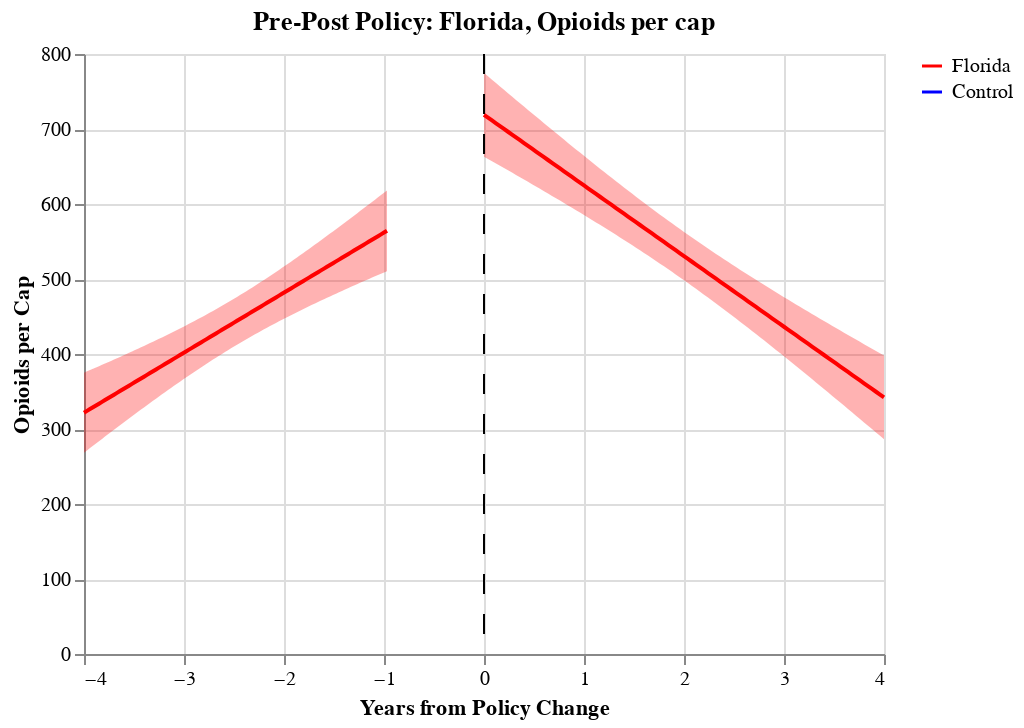

The code cell stored with this chart in its notebook:
### Code cell
# florida buyers pre/post plot
# Stuffs for making legends
legend = alt.Chart(fl_opi_before).transform_calculate(fl= "'Florida'", control="'control'")
scale = alt.Scale(domain=["Florida", "Control"], range=['red', 'blue'])

before = alt.Chart(
    fl_opi_before, title="Pre-Post Policy: Florida, Opioids per cap"
).encode(x="policy_years", y=alt.Y("MME_per_cap", title="Opioids per Cap"), color=alt.Color('fl:N', scale=scale, title=''))

base = before.transform_regression("policy_years", "MME_per_cap").mark_line()


after = alt.Chart(
    fl_opi_after, title="Pre-Post Policy: Florida, Opioids per cap"
).encode(x="policy_years", y="MME_per_cap", color=alt.Color('control:N', scale=scale, title=''))

base2 = after.transform_regression("policy_years", "MME_per_cap").mark_line()

fit, before_line = get_reg_fit(
    fl_opi_before[fl_opi_before["is_control"] == 1],
    yvar="MME_per_cap",
    xvar="policy_years",
    alpha=0.05,
    col="blue",
)
fit, before_line2 = get_reg_fit(
    fl_opi_before[fl_opi_before["is_control"] == 0],
    yvar="MME_per_cap",
    xvar="policy_years",
    alpha=0.05,
    col="red"
)
fit, after_line = get_reg_fit(
    fl_opi_after[fl_opi_after["is_control"] == 1],
    yvar="MME_per_cap",
    xvar="policy_years",
    alpha=0.05,
    col="blue",
)
fit, after_line2 = get_reg_fit(
    fl_opi_after[fl_opi_after["is_control"] == 0],
    yvar="MME_per_cap",
    xvar="policy_years",
    alpha=0.05,
    col="red"
)

fl_pre_post = base + before_line2 + after_line2 +sep_line
fl_pre_post

### Figure 1 — Vega-Lite specification as saved in the notebook (floating-point values rounded to 4 significant figures; data arrays with more than 128 entries replaced by an {"elided": "..."} marker saying what was removed)
{"config": {"view": {"continuousWidth": 400, "continuousHeight": 300}}, "layer": [{"data": {"name": "data-6cacce41ce58bab3548155d724c77c57"}, "mark": "line", "encoding": {"color": {"type": "nominal", "field": "fl", "scale": {"domain": ["Florida", "Control"], "range": ["red", "blue"]}, "title": ""}, "x": {"type": "quantitative", "field": "policy_years"}, "y": {"type": "quantitative", "field": "MME_per_cap", "title": "Opioids per Cap"}}, "title": "Pre-Post Policy: Florida, Opioids per cap", "transform": [{"on": "policy_years", "regression": "MME_per_cap"}]}, {"layer": [{"mark": {"type": "errorband", "color": "red"}, "encoding": {"x": {"type": "quantitative", "field": "policy_years"}, "y": {"type": "quantitative", "field": "ci_low", "title": ""}, "y2": {"field": "ci_high"}}}, {"mark": {"type": "line", "color": "red"}, "encoding": {"x": {"type": "quantitative", "axis": {"title": "Years from Policy Change"}, "field": "policy_years"}, "y": {"type": "quantitative", "axis": {"title": ""}, "field": "MME_per_cap"}}}], "data": {"name": "data-e86e39f4bb7c2039b951d828ef9872ab"}}, {"layer": [{"mark": {"type": "errorband", "color": "red"}, "encoding": {"x": {"type": "quantitative", "field": "policy_years"}, "y": {"type": "quantitative", "field": "ci_low", "title": ""}, "y2": {"field": "ci_high"}}}, {"mark": {"type": "line", "color": "red"}, "encoding": {"x": {"type": "quantitative", "axis": {"title": "Years from Policy Change"}, "field": "policy_years"}, "y": {"type": "quantitative", "axis": {"title": ""}, "field": "MME_per_cap"}}}], "data": {"name": "data-5e195b6dcfba4471f122e6e44f693a63"}}, {"data": {"name": "data-1cf7c250840e3c595c11ebf7ebbb5cbe"}, "mark": {"type": "rule", "color": "black", "strokeDash": [10, 10]}, "encoding": {"x": {"type": "quantitative", "field": "a", "title": ""}}}], "$schema": "https://vega.github.io/schema/vega-lite/v4.8.1.json", "datasets": {"data-6cacce41ce58bab3548155d724c77c57": {"elided": "1650 records"}, "data-e86e39f4bb7c2039b951d828ef9872ab": [{"policy_years": -4.0, "MME_per_cap": 321.8, "ci_low": 268.4, "ci_high": 375.1}, {"policy_years": -3.97, "MME_per_cap": 324.2, "ci_low": 271.5, "ci_high": 376.9}, {"policy_years": -3.94, "MME_per_cap": 326.6, "ci_low": 274.5, "ci_high": 378.6}, {"policy_years": -3.91, "MME_per_cap": 329.0, "ci_low": 277.6, "ci_high": 380.3}, {"policy_years": -3.88, "MME_per_cap": 331.4, "ci_low": 280.7, "ci_high": 382.0}, {"policy_years": -3.85, "MME_per_cap": 333.8, "ci_low": 283.7, "ci_high": 383.8}, {"policy_years": -3.82, "MME_per_cap": 336.2, "ci_low": 286.8, "ci_high": 385.5}, {"policy_years": -3.79, "MME_per_cap": 338.6, "ci_low": 289.8, "ci_high": 387.3}, {"policy_years": -3.76, "MME_per_cap": 341.0, "ci_low": 292.9, "ci_high": 389.0}, {"policy_years": -3.73, "MME_per_cap": 343.4, "ci_low": 295.9, "ci_high": 390.8}, {"policy_years": -3.7, "MME_per_cap": 345.8, "ci_low": 299.0, "ci_high": 392.6}, {"policy_years": -3.67, "MME_per_cap": 348.2, "ci_low": 302.0, "ci_high": 394.4}, {"policy_years": -3.64, "MME_per_cap": 350.6, "ci_low": 305.0, "ci_high": 396.1}, {"policy_years": -3.61, "MME_per_cap": 353.0, "ci_low": 308.0, "ci_high": 397.9}, {"policy_years": -3.58, "MME_per_cap": 355.4, "ci_low": 311.0, "ci_high": 399.7}, {"policy_years": -3.55, "MME_per_cap": 357.8, "ci_low": 314.0, "ci_high": 401.6}, {"policy_years": -3.52, "MME_per_cap": 360.2, "ci_low": 317.0, "ci_high": 403.4}, {"policy_years": -3.49, "MME_per_cap": 362.6, "ci_low": 320.0, "ci_high": 405.2}, {"policy_years": -3.46, "MME_per_cap": 365.0, "ci_low": 322.9, "ci_high": 407.0}, {"policy_years": -3.43, "MME_per_cap": 367.4, "ci_low": 325.9, "ci_high": 408.9}, {"policy_years": -3.4, "MME_per_cap": 369.8, "ci_low": 328.8, "ci_high": 410.8}, {"policy_years": -3.37, "MME_per_cap": 372.2, "ci_low": 331.7, "ci_high": 412.6}, {"policy_years": -3.34, "MME_per_cap": 374.6, "ci_low": 334.7, "ci_high": 414.5}, {"policy_years": -3.31, "MME_per_cap": 377.0, "ci_low": 337.6, "ci_high": 416.4}, {"policy_years": -3.28, "MME_per_cap": 379.4, "ci_low": 340.5, "ci_high": 418.3}, {"policy_years": -3.25, "MME_per_cap": 381.8, "ci_low": 343.4, "ci_high": 420.2}, {"policy_years": -3.22, "MME_per_cap": 384.2, "ci_low": 346.2, "ci_high": 422.1}, {"policy_years": -3.19, "MME_per_cap": 386.6, "ci_low": 349.1, "ci_high": 424.1}, {"policy_years": -3.16, "MME_per_cap": 389.0, "ci_low": 351.9, "ci_high": 426.1}, {"policy_years": -3.13, "MME_per_cap": 391.4, "ci_low": 354.8, "ci_high": 428.0}, {"policy_years": -3.1, "MME_per_cap": 393.8, "ci_low": 357.6, "ci_high": 430.0}, {"policy_years": -3.07, "MME_per_cap": 396.2, "ci_low": 360.4, "ci_high": 432.0}, {"policy_years": -3.04, "MME_per_cap": 398.6, "ci_low": 363.2, "ci_high": 434.0}, {"policy_years": -3.01, "MME_per_cap": 401.0, "ci_low": 365.9, "ci_high": 436.1}, {"policy_years": -2.98, "MME_per_cap": 403.4, "ci_low": 368.7, "ci_high": 438.1}, {"policy_years": -2.95, "MME_per_cap": 405.8, "ci_low": 371.4, "ci_high": 440.2}, {"policy_years": -2.92, "MME_per_cap": 408.2, "ci_low": 374.1, "ci_high": 442.3}, {"policy_years": -2.89, "MME_per_cap": 410.6, "ci_low": 376.8, "ci_high": 444.4}, {"policy_years": -2.86, "MME_per_cap": 413.0, "ci_low": 379.5, "ci_high": 446.5}, {"policy_years": -2.83, "MME_per_cap": 415.4, "ci_low": 382.2, "ci_high": 448.7}, {"policy_years": -2.8, "MME_per_cap": 417.8, "ci_low": 384.8, "ci_high": 450.8}, {"policy_years": -2.77, "MME_per_cap": 420.2, "ci_low": 387.4, "ci_high": 453.0}, {"policy_years": -2.74, "MME_per_cap": 422.6, "ci_low": 390.0, "ci_high": 455.2}, {"policy_years": -2.71, "MME_per_cap": 425.0, "ci_low": 392.6, "ci_high": 457.5}, {"policy_years": -2.68, "MME_per_cap": 427.4, "ci_low": 395.1, "ci_high": 459.7}, {"policy_years": -2.65, "MME_per_cap": 429.8, "ci_low": 397.7, "ci_high": 462.0}, {"policy_years": -2.62, "MME_per_cap": 432.2, "ci_low": 400.2, "ci_high": 464.3}, {"policy_years": -2.59, "MME_per_cap": 434.6, "ci_low": 402.7, "ci_high": 466.6}, {"policy_years": -2.56, "MME_per_cap": 437.0, "ci_low": 405.1, "ci_high": 468.9}, {"policy_years": -2.53, "MME_per_cap": 439.4, "ci_low": 407.6, "ci_high": 471.3}, {"policy_years": -2.5, "MME_per_cap": 441.8, "ci_low": 410.0, "ci_high": 473.7}, {"policy_years": -2.47, "MME_per_cap": 444.2, "ci_low": 412.4, "ci_high": 476.1}, {"policy_years": -2.44, "MME_per_cap": 446.6, "ci_low": 414.7, "ci_high": 478.5}, {"policy_years": -2.41, "MME_per_cap": 449.0, "ci_low": 417.1, "ci_high": 481.0}, {"policy_years": -2.38, "MME_per_cap": 451.4, "ci_low": 419.4, "ci_high": 483.5}, {"policy_years": -2.35, "MME_per_cap": 453.8, "ci_low": 421.7, "ci_high": 485.9}, {"policy_years": -2.32, "MME_per_cap": 456.2, "ci_low": 424.0, "ci_high": 488.5}, {"policy_years": -2.29, "MME_per_cap": 458.6, "ci_low": 426.3, "ci_high": 491.0}, {"policy_years": -2.26, "MME_per_cap": 461.0, "ci_low": 428.5, "ci_high": 493.6}, {"policy_years": -2.23, "MME_per_cap": 463.4, "ci_low": 430.7, "ci_high": 496.2}, {"policy_years": -2.2, "MME_per_cap": 465.8, "ci_low": 432.9, "ci_high": 498.8}, {"policy_years": -2.17, "MME_per_cap": 468.2, "ci_low": 435.1, "ci_high": 501.4}, {"policy_years": -2.14, "MME_per_cap": 470.6, "ci_low": 437.2, "ci_high": 504.1}, {"policy_years": -2.11, "MME_per_cap": 473.0, "ci_low": 439.4, "ci_high": 506.7}, {"policy_years": -2.08, "MME_per_cap": 475.4, "ci_low": 441.5, "ci_high": 509.4}, {"policy_years": -2.05, "MME_per_cap": 477.8, "ci_low": 443.6, "ci_high": 512.1}, {"policy_years": -2.02, "MME_per_cap": 480.2, "ci_low": 445.7, "ci_high": 514.8}, {"policy_years": -1.99, "MME_per_cap": 482.6, "ci_low": 447.7, "ci_high": 517.6}, {"policy_years": -1.96, "MME_per_cap": 485.0, "ci_low": 449.8, "ci_high": 520.3}, {"policy_years": -1.93, "MME_per_cap": 487.5, "ci_low": 451.8, "ci_high": 523.1}, {"policy_years": -1.9, "MME_per_cap": 489.9, "ci_low": 453.8, "ci_high": 525.9}, {"policy_years": -1.87, "MME_per_cap": 492.3, "ci_low": 455.8, "ci_high": 528.7}, {"policy_years": -1.84, "MME_per_cap": 494.7, "ci_low": 457.8, "ci_high": 531.5}, {"policy_years": -1.81, "MME_per_cap": 497.1, "ci_low": 459.7, "ci_high": 534.4}, {"policy_years": -1.78, "MME_per_cap": 499.5, "ci_low": 461.7, "ci_high": 537.2}, {"policy_years": -1.75, "MME_per_cap": 501.9, "ci_low": 463.6, "ci_high": 540.1}, {"policy_years": -1.72, "MME_per_cap": 504.3, "ci_low": 465.5, "ci_high": 543.0}, {"policy_years": -1.69, "MME_per_cap": 506.7, "ci_low": 467.4, "ci_high": 545.9}, {"policy_years": -1.66, "MME_per_cap": 509.1, "ci_low": 469.3, "ci_high": 548.8}, {"policy_years": -1.63, "MME_per_cap": 511.5, "ci_low": 471.2, "ci_high": 551.7}, {"policy_years": -1.6, "MME_per_cap": 513.9, "ci_low": 473.1, "ci_high": 554.6}, {"policy_years": -1.57, "MME_per_cap": 516.3, "ci_low": 475.0, "ci_high": 557.6}, {"policy_years": -1.54, "MME_per_cap": 518.7, "ci_low": 476.8, "ci_high": 560.5}, {"policy_years": -1.51, "MME_per_cap": 521.1, "ci_low": 478.7, "ci_high": 563.5}, {"policy_years": -1.48, "MME_per_cap": 523.5, "ci_low": 480.5, "ci_high": 566.5}, {"policy_years": -1.45, "MME_per_cap": 525.9, "ci_low": 482.3, "ci_high": 569.4}, {"policy_years": -1.42, "MME_per_cap": 528.3, "ci_low": 484.1, "ci_high": 572.4}, {"policy_years": -1.39, "MME_per_cap": 530.7, "ci_low": 485.9, "ci_high": 575.4}, {"policy_years": -1.36, "MME_per_cap": 533.1, "ci_low": 487.7, "ci_high": 578.4}, {"policy_years": -1.33, "MME_per_cap": 535.5, "ci_low": 489.5, "ci_high": 581.4}, {"policy_years": -1.3, "MME_per_cap": 537.9, "ci_low": 491.3, "ci_high": 584.5}, {"policy_years": -1.27, "MME_per_cap": 540.3, "ci_low": 493.1, "ci_high": 587.5}, {"policy_years": -1.24, "MME_per_cap": 542.7, "ci_low": 494.8, "ci_high": 590.5}, {"policy_years": -1.21, "MME_per_cap": 545.1, "ci_low": 496.6, "ci_high": 593.6}, {"policy_years": -1.18, "MME_per_cap": 547.5, "ci_low": 498.4, "ci_high": 596.6}, {"policy_years": -1.15, "MME_per_cap": 549.9, "ci_low": 500.1, "ci_high": 599.7}, {"policy_years": -1.12, "MME_per_cap": 552.3, "ci_low": 501.9, "ci_high": 602.7}, {"policy_years": -1.09, "MME_per_cap": 554.7, "ci_low": 503.6, "ci_high": 605.8}, {"policy_years": -1.06, "MME_per_cap": 557.1, "ci_low": 505.3, "ci_high": 608.9}, {"policy_years": -1.03, "MME_per_cap": 559.5, "ci_low": 507.1, "ci_high": 611.9}, {"policy_years": -1.0, "MME_per_cap": 561.9, "ci_low": 508.8, "ci_high": 615.0}, {"policy_years": -0.97, "MME_per_cap": 564.3, "ci_low": 510.5, "ci_high": 618.1}], "data-5e195b6dcfba4471f122e6e44f693a63": [{"policy_years": 0.0, "MME_per_cap": 719.0, "ci_low": 663.2, "ci_high": 774.8}, {"policy_years": 0.04, "MME_per_cap": 715.2, "ci_low": 660.1, "ci_high": 770.2}, {"policy_years": 0.08, "MME_per_cap": 711.4, "ci_low": 657.1, "ci_high": 765.7}, {"policy_years": 0.12, "MME_per_cap": 707.6, "ci_low": 654.1, "ci_high": 761.2}, {"policy_years": 0.16, "MME_per_cap": 703.9, "ci_low": 651.0, "ci_high": 756.7}, {"policy_years": 0.2, "MME_per_cap": 700.1, "ci_low": 648.0, "ci_high": 752.3}, {"policy_years": 0.24, "MME_per_cap": 696.3, "ci_low": 644.9, "ci_high": 747.8}, {"policy_years": 0.28, "MME_per_cap": 692.6, "ci_low": 641.8, "ci_high": 743.3}, {"policy_years": 0.32, "MME_per_cap": 688.8, "ci_low": 638.8, "ci_high": 738.8}, {"policy_years": 0.36, "MME_per_cap": 685.0, "ci_low": 635.7, "ci_high": 734.4}, {"policy_years": 0.4, "MME_per_cap": 681.3, "ci_low": 632.6, "ci_high": 729.9}, {"policy_years": 0.44, "MME_per_cap": 677.5, "ci_low": 629.5, "ci_high": 725.5}, {"policy_years": 0.48, "MME_per_cap": 673.7, "ci_low": 626.4, "ci_high": 721.0}, {"policy_years": 0.52, "MME_per_cap": 670.0, "ci_low": 623.3, "ci_high": 716.6}, {"policy_years": 0.56, "MME_per_cap": 666.2, "ci_low": 620.2, "ci_high": 712.2}, {"policy_years": 0.6, "MME_per_cap": 662.4, "ci_low": 617.1, "ci_high": 707.8}, {"policy_years": 0.64, "MME_per_cap": 658.7, "ci_low": 614.0, "ci_high": 703.4}, {"policy_years": 0.68, "MME_per_cap": 654.9, "ci_low": 610.8, "ci_high": 699.0}, {"policy_years": 0.72, "MME_per_cap": 651.1, "ci_low": 607.7, "ci_high": 694.6}, {"policy_years": 0.76, "MME_per_cap": 647.4, "ci_low": 604.5, "ci_high": 690.2}, {"policy_years": 0.8, "MME_per_cap": 643.6, "ci_low": 601.3, "ci_high": 685.8}, {"policy_years": 0.84, "MME_per_cap": 639.8, "ci_low": 598.2, "ci_high": 681.5}, {"policy_years": 0.88, "MME_per_cap": 636.1, "ci_low": 595.0, "ci_high": 677.1}, {"policy_years": 0.92, "MME_per_cap": 632.3, "ci_low": 591.7, "ci_high": 672.8}, {"policy_years": 0.96, "MME_per_cap": 628.5, "ci_low": 588.5, "ci_high": 668.5}, {"policy_years": 1.0, "MME_per_cap": 624.7, "ci_low": 585.3, "ci_high": 664.2}, {"policy_years": 1.04, "MME_per_cap": 621.0, "ci_low": 582.0, "ci_high": 659.9}, {"policy_years": 1.08, "MME_per_cap": 617.2, "ci_low": 578.8, "ci_high": 655.6}, {"policy_years": 1.12, "MME_per_cap": 613.4, "ci_low": 575.5, "ci_high": 651.4}, {"policy_years": 1.16, "MME_per_cap": 609.7, "ci_low": 572.2, "ci_high": 647.1}, {"policy_years": 1.2, "MME_per_cap": 605.9, "ci_low": 568.9, "ci_high": 642.9}, {"policy_years": 1.24, "MME_per_cap": 602.1, "ci_low": 565.6, "ci_high": 638.7}, {"policy_years": 1.28, "MME_per_cap": 598.4, "ci_low": 562.2, "ci_high": 634.5}, {"policy_years": 1.32, "MME_per_cap": 594.6, "ci_low": 558.9, "ci_high": 630.4}, {"policy_years": 1.36, "MME_per_cap": 590.8, "ci_low": 555.5, "ci_high": 626.2}, {"policy_years": 1.4, "MME_per_cap": 587.1, "ci_low": 552.1, "ci_high": 622.1}, {"policy_years": 1.44, "MME_per_cap": 583.3, "ci_low": 548.6, "ci_high": 617.9}, {"policy_years": 1.48, "MME_per_cap": 579.5, "ci_low": 545.2, "ci_high": 613.9}, {"policy_years": 1.52, "MME_per_cap": 575.8, "ci_low": 541.7, "ci_high": 609.8}, {"policy_years": 1.56, "MME_per_cap": 572.0, "ci_low": 538.3, "ci_high": 605.7}, {"policy_years": 1.6, "MME_per_cap": 568.2, "ci_low": 534.7, "ci_high": 601.7}, {"policy_years": 1.64, "MME_per_cap": 564.5, "ci_low": 531.2, "ci_high": 597.7}, {"policy_years": 1.68, "MME_per_cap": 560.7, "ci_low": 527.7, "ci_high": 593.7}, {"policy_years": 1.72, "MME_per_cap": 556.9, "ci_low": 524.1, "ci_high": 589.8}, {"policy_years": 1.76, "MME_per_cap": 553.2, "ci_low": 520.5, "ci_high": 585.8}, {"policy_years": 1.8, "MME_per_cap": 549.4, "ci_low": 516.8, "ci_high": 581.9}, {"policy_years": 1.84, "MME_per_cap": 545.6, "ci_low": 513.2, "ci_high": 578.0}, {"policy_years": 1.88, "MME_per_cap": 541.8, "ci_low": 509.5, "ci_high": 574.2}, {"policy_years": 1.92, "MME_per_cap": 538.1, "ci_low": 505.8, "ci_high": 570.3}, {"policy_years": 1.96, "MME_per_cap": 534.3, "ci_low": 502.1, "ci_high": 566.5}, {"policy_years": 2.0, "MME_per_cap": 530.5, "ci_low": 498.3, "ci_high": 562.8}, {"policy_years": 2.04, "MME_per_cap": 526.8, "ci_low": 494.5, "ci_high": 559.0}, {"policy_years": 2.08, "MME_per_cap": 523.0, "ci_low": 490.7, "ci_high": 555.3}, {"policy_years": 2.12, "MME_per_cap": 519.2, "ci_low": 486.9, "ci_high": 551.6}, {"policy_years": 2.16, "MME_per_cap": 515.5, "ci_low": 483.0, "ci_high": 547.9}, {"policy_years": 2.2, "MME_per_cap": 511.7, "ci_low": 479.2, "ci_high": 544.2}, {"policy_years": 2.24, "MME_per_cap": 507.9, "ci_low": 475.3, "ci_high": 540.6}, {"policy_years": 2.28, "MME_per_cap": 504.2, "ci_low": 471.3, "ci_high": 537.0}, {"policy_years": 2.32, "MME_per_cap": 500.4, "ci_low": 467.4, "ci_high": 533.4}, {"policy_years": 2.36, "MME_per_cap": 496.6, "ci_low": 463.4, "ci_high": 529.9}, {"policy_years": 2.4, "MME_per_cap": 492.9, "ci_low": 459.4, "ci_high": 526.3}, {"policy_years": 2.44, "MME_per_cap": 489.1, "ci_low": 455.4, "ci_high": 522.8}, {"policy_years": 2.48, "MME_per_cap": 485.3, "ci_low": 451.3, "ci_high": 519.3}, {"policy_years": 2.52, "MME_per_cap": 481.6, "ci_low": 447.2, "ci_high": 515.9}, {"policy_years": 2.56, "MME_per_cap": 477.8, "ci_low": 443.1, "ci_high": 512.4}, {"policy_years": 2.6, "MME_per_cap": 474.0, "ci_low": 439.0, "ci_high": 509.0}, {"policy_years": 2.64, "MME_per_cap": 470.3, "ci_low": 434.9, "ci_high": 505.6}, {"policy_years": 2.68, "MME_per_cap": 466.5, "ci_low": 430.7, "ci_high": 502.2}, {"policy_years": 2.72, "MME_per_cap": 462.7, "ci_low": 426.6, "ci_high": 498.9}, {"policy_years": 2.76, "MME_per_cap": 458.9, "ci_low": 422.4, "ci_high": 495.5}, {"policy_years": 2.8, "MME_per_cap": 455.2, "ci_low": 418.2, "ci_high": 492.2}, {"policy_years": 2.84, "MME_per_cap": 451.4, "ci_low": 413.9, "ci_high": 488.9}, {"policy_years": 2.88, "MME_per_cap": 447.6, "ci_low": 409.7, "ci_high": 485.6}, {"policy_years": 2.92, "MME_per_cap": 443.9, "ci_low": 405.4, "ci_high": 482.3}, {"policy_years": 2.96, "MME_per_cap": 440.1, "ci_low": 401.2, "ci_high": 479.0}, {"policy_years": 3.0, "MME_per_cap": 436.3, "ci_low": 396.9, "ci_high": 475.8}, {"policy_years": 3.04, "MME_per_cap": 432.6, "ci_low": 392.6, "ci_high": 472.6}, {"policy_years": 3.08, "MME_per_cap": 428.8, "ci_low": 388.3, "ci_high": 469.3}, {"policy_years": 3.12, "MME_per_cap": 425.0, "ci_low": 383.9, "ci_high": 466.1}, {"policy_years": 3.16, "MME_per_cap": 421.3, "ci_low": 379.6, "ci_high": 462.9}, {"policy_years": 3.2, "MME_per_cap": 417.5, "ci_low": 375.2, "ci_high": 459.8}, {"policy_years": 3.24, "MME_per_cap": 413.7, "ci_low": 370.9, "ci_high": 456.6}, {"policy_years": 3.28, "MME_per_cap": 410.0, "ci_low": 366.5, "ci_high": 453.4}, {"policy_years": 3.32, "MME_per_cap": 406.2, "ci_low": 362.1, "ci_high": 450.3}, {"policy_years": 3.36, "MME_per_cap": 402.4, "ci_low": 357.7, "ci_high": 447.1}, {"policy_years": 3.4, "MME_per_cap": 398.7, "ci_low": 353.3, "ci_high": 444.0}, {"policy_years": 3.44, "MME_per_cap": 394.9, "ci_low": 348.9, "ci_high": 440.9}, {"policy_years": 3.48, "MME_per_cap": 391.1, "ci_low": 344.5, "ci_high": 437.8}, {"policy_years": 3.52, "MME_per_cap": 387.4, "ci_low": 340.1, "ci_high": 434.6}, {"policy_years": 3.56, "MME_per_cap": 383.6, "ci_low": 335.6, "ci_high": 431.6}, {"policy_years": 3.6, "MME_per_cap": 379.8, "ci_low": 331.2, "ci_high": 428.5}, {"policy_years": 3.64, "MME_per_cap": 376.0, "ci_low": 326.7, "ci_high": 425.4}, {"policy_years": 3.68, "MME_per_cap": 372.3, "ci_low": 322.3, "ci_high": 422.3}, {"policy_years": 3.72, "MME_per_cap": 368.5, "ci_low": 317.8, "ci_high": 419.2}, {"policy_years": 3.76, "MME_per_cap": 364.7, "ci_low": 313.3, "ci_high": 416.2}, {"policy_years": 3.8, "MME_per_cap": 361.0, "ci_low": 308.8, "ci_high": 413.1}, {"policy_years": 3.84, "MME_per_cap": 357.2, "ci_low": 304.3, "ci_high": 410.1}, {"policy_years": 3.88, "MME_per_cap": 353.4, "ci_low": 299.8, "ci_high": 407.0}, {"policy_years": 3.92, "MME_per_cap": 349.7, "ci_low": 295.3, "ci_high": 404.0}, {"policy_years": 3.96, "MME_per_cap": 345.9, "ci_low": 290.8, "ci_high": 401.0}, {"policy_years": 4.0, "MME_per_cap": 342.1, "ci_low": 286.3, "ci_high": 397.9}], "data-1cf7c250840e3c595c11ebf7ebbb5cbe": [{"a": 0}]}}
